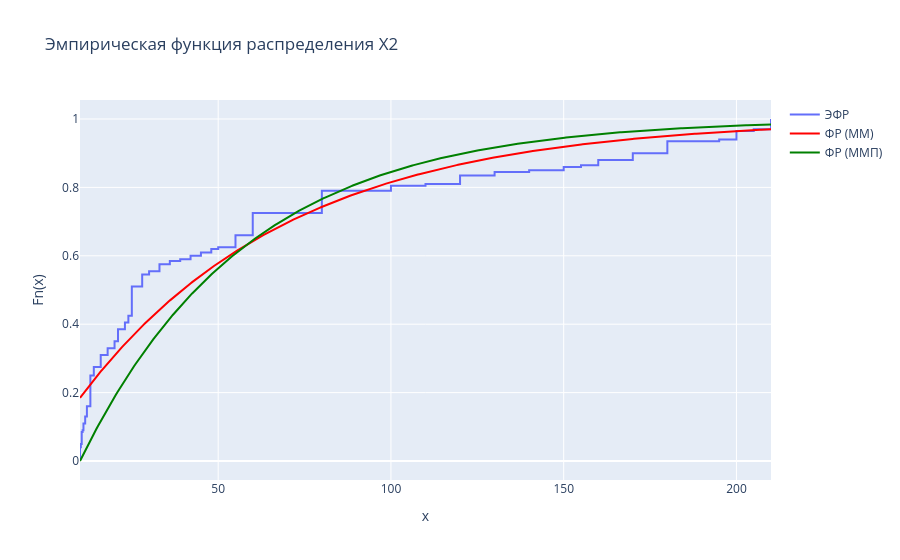

The cell this chart's notebook holds for it:
### Markdown cell above
Для $Exp(\lambda, c)$ с плотностью $f(x) = \lambda e^{-\lambda(x-c)}$, $x \geq c$:

$EX = c + \frac{1}{\lambda}, \quad DX = \frac{1}{\lambda^2}$

**Метод моментов:** приравниваем $EX = \bar{x}$, $DX = S^2$:

$$\hat{\lambda}_{MM} = \frac{1}{S}, \quad \hat{c}_{MM} = \bar{x} - \frac{1}{\hat{\lambda}}$$

**ММП:** $\hat{c} = \min(x_i)$, $\hat{\lambda} = \frac{1}{\bar{x} - \hat{c}}$

Оценки различаются: ММ оценивает сдвиг через среднее и дисперсию, а ММП берёт минимум выборки как сдвиг.

### Code cell
# График распределения для X2 (со сдвигом)
from scipy.stats import expon

xx = np.linspace(variation_series_x2.min(), variation_series_x2.max(), 500)

# ФР по методу моментов
y_mm = expon.cdf(xx, loc=c_mm, scale=1/lambda_mm)

# ФР по ММП
y_mle = expon.cdf(xx, loc=c_mle, scale=1/lambda_mle)

empiric_function_x2 = np.arange(1, N+1) / N

fig_empiric_x2 = go.Figure()
fig_empiric_x2.add_trace(go.Scatter(
    x=variation_series_x2,
    y=empiric_function_x2,
    mode='lines',
    line_shape='hv',
    name='ЭФР'
))

fig_empiric_x2.add_trace(go.Scatter(
    x=xx, y=y_mm,
    mode='lines',
    name='ФР (ММ)',
    line=dict(color='red')
))

fig_empiric_x2.add_trace(go.Scatter(
    x=xx, y=y_mle,
    mode='lines',
    name='ФР (ММП)',
    line=dict(color='green')
))

fig_empiric_x2.update_xaxes(title_text='x')
fig_empiric_x2.update_yaxes(title_text='Fn(x)')
fig_empiric_x2.update_layout(title='Эмпирическая функция распределения X2')
fig_empiric_x2.show()

### Figure 1 — Plotly figure (JSON) as saved in the notebook; plotly's stock layout.template omitted (floating-point values rounded to 4 significant figures; data arrays with more than 128 entries replaced by an {"elided": "..."} marker saying what was removed)
{"data": [{"line": {"shape": "hv"}, "mode": "lines", "name": "ЭФР", "type": "scatter", "x": {"elided": "200 float values"}, "y": {"elided": "200 float values"}}, {"line": {"color": "red"}, "mode": "lines", "name": "ФР (ММ)", "type": "scatter", "x": {"elided": "500 float values"}, "y": {"elided": "500 float values"}}, {"line": {"color": "green"}, "mode": "lines", "name": "ФР (ММП)", "type": "scatter", "x": {"elided": "500 float values"}, "y": {"elided": "500 float values"}}], "layout": {"title": {"text": "Эмпирическая функция распределения X2"}, "xaxis": {"title": {"text": "x"}}, "yaxis": {"title": {"text": "Fn(x)"}}}}
